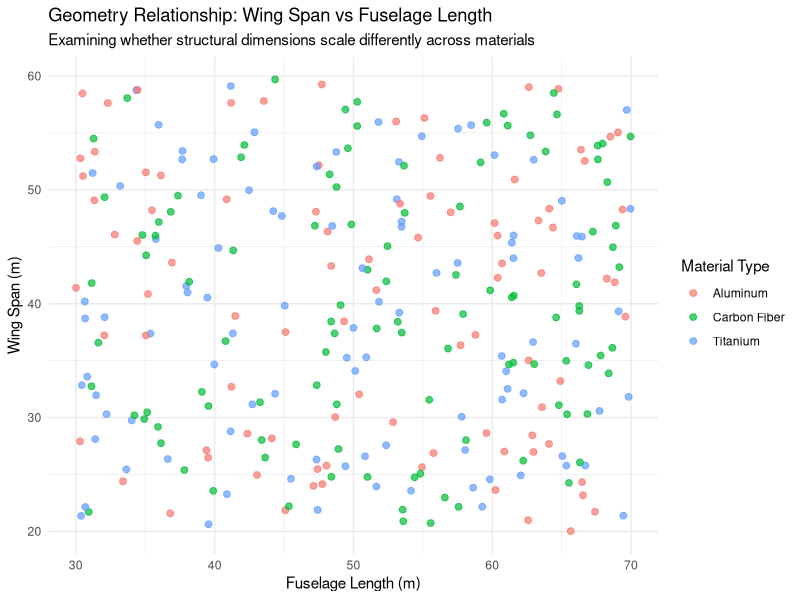
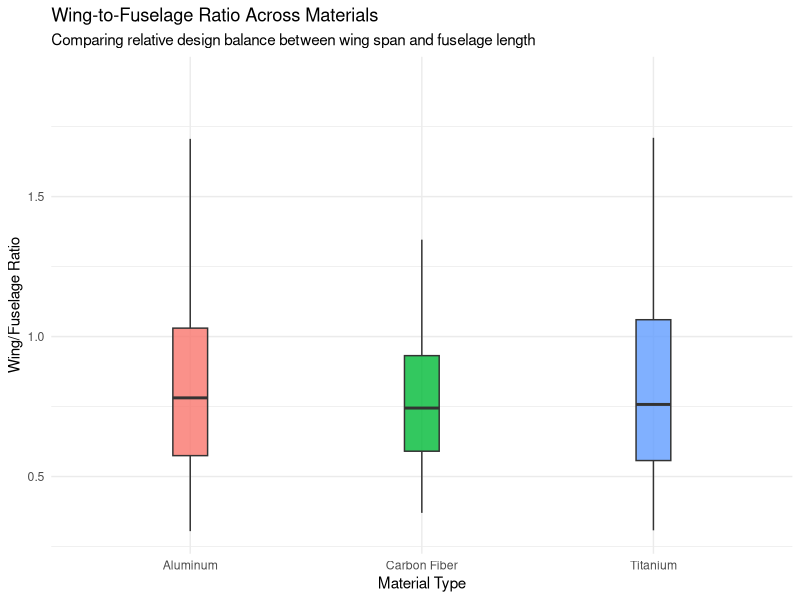
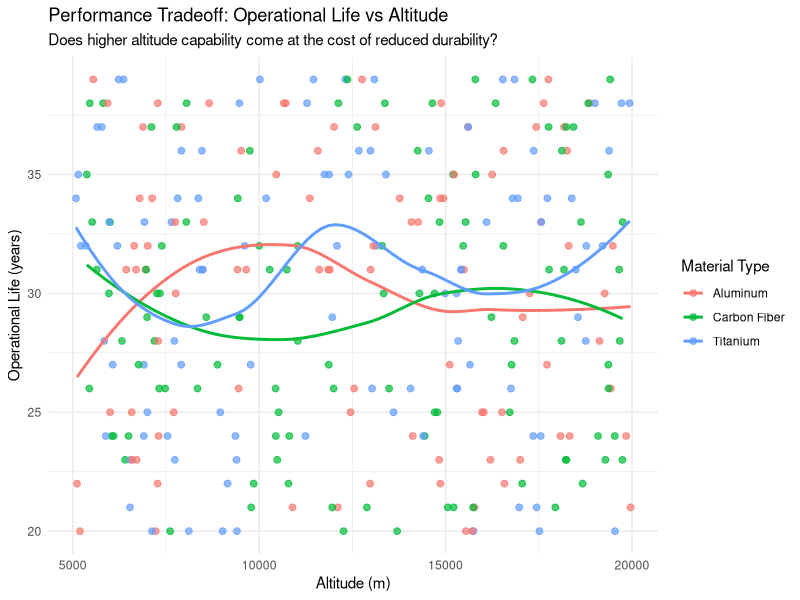
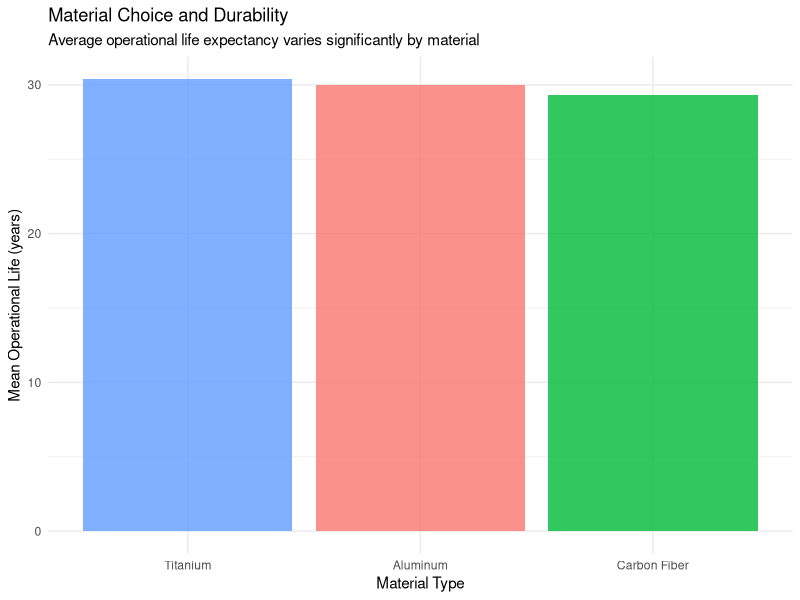
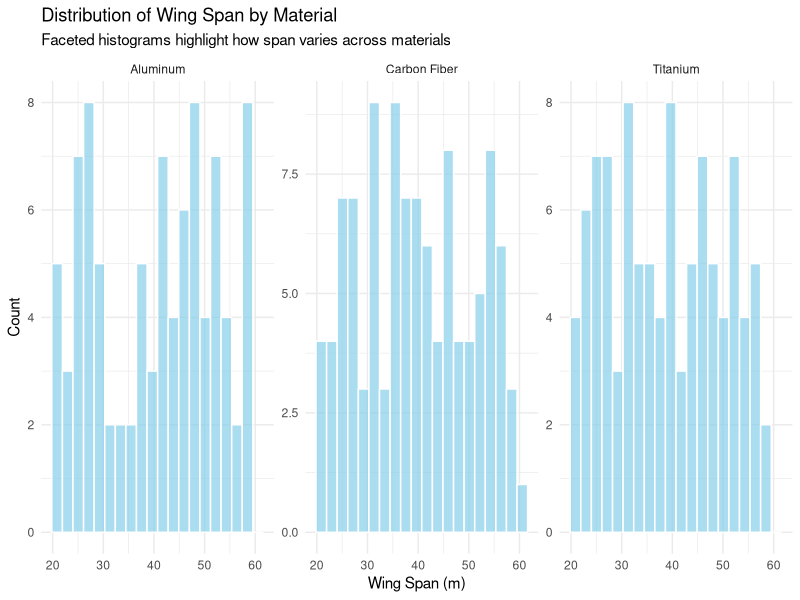
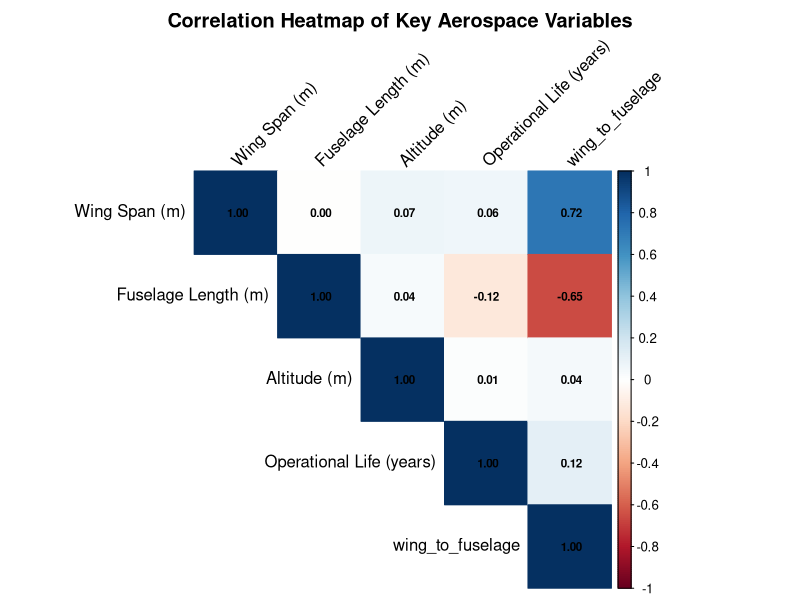

R code for these plots, in order:
## ---- chunk 1
knitr::opts_chunk$set(echo = FALSE)
library(tidyverse)
## ---- chunk 2
# load the dataset
data <- read_csv('aero.csv')
## ---- chunk 3
# view the dataset
head(data)
## ---- chunk 4
aero_col<- c('Material Type', 'Wing Span (m)', 'Fuselage Length (m)',
                'Load Distribution', 'Vibration Damping', 'Weight Efficiency',
                'Operational Life (years)', 'Durability', 'Altitude (m)')
# Keep only those columns (if present)
temp <- data %>% select(any_of(aero_col))
## ---- chunk 5
# Converting categorical columns to factors
temp <- temp %>%
  mutate(across(where(is.character), ~ str_trim(.x))) %>%
  mutate(
    `Material Type` = factor(`Material Type`),
    `Load Distribution` = factor(`Load Distribution`, levels = c("point load", "distributed", "uniform")),
    `Vibration Damping` = factor(`Vibration Damping`, levels = c("Low", "Moderate", "High")),
    `Weight Efficiency` = factor(`Weight Efficiency`, levels = c("Poor", "Good", "Excellent"), ordered = TRUE),
    `Durability` = factor(`Durability`, levels = c("Low", "Medium", "High"), ordered = TRUE)
  )
## ---- chunk 6
temp <- temp %>%
  mutate(
    wing_to_fuselage = `Wing Span (m)` / `Fuselage Length (m)`,
    wing_to_fuselage_quartile = ntile(wing_to_fuselage, 4) %>% factor(labels = c("Q1","Q2","Q3","Q4"))
  )
## ---- chunk 7
# Quick summaries 
n_rows <- nrow(temp)
material_counts <- temp %>% count(`Material Type`) %>% arrange(desc(n))
summary_stats <- temp %>%
  summarize(
    mean_wing = mean(`Wing Span (m)`, na.rm = TRUE),
    sd_wing = sd(`Wing Span (m)`, na.rm = TRUE),
    mean_fuse = mean(`Fuselage Length (m)`, na.rm = TRUE),
    mean_alt = mean(`Altitude (m)`, na.rm = TRUE),
    mean_life = mean(`Operational Life (years)`, na.rm = TRUE)
  )
## ---- chunk 8
# Wing Span vs Fuselage Length
ggplot(temp, 
       aes(x = `Fuselage Length (m)`, y = `Wing Span (m)`, color = `Material Type`)) +
  geom_point(alpha = 0.7, size = 2) +
  labs(
    title = "Geometry Relationship: Wing Span vs Fuselage Length",
    subtitle = "Examining whether structural dimensions scale differently across materials",
    x = "Fuselage Length (m)", y = "Wing Span (m)"
  ) +
  theme_minimal()

## ---- chunk 9
# Wing-to-Fuselage Ratio by Material
ggplot(temp, 
       aes(x = `Material Type`, y = wing_to_fuselage, fill = `Material Type`)) +
  geom_boxplot(width = 0.15, outlier.shape = NA, alpha = 0.8) +
  labs(
    title = "Wing-to-Fuselage Ratio Across Materials",
    subtitle = "Comparing relative design balance between wing span and fuselage length",
    y = "Wing/Fuselage Ratio", x = "Material Type"
  ) +
  theme_minimal() +
  theme(legend.position = "none")

## ---- chunk 10
# 3. Operational Life vs Altitude
ggplot(temp, 
       aes(x = `Altitude (m)`, y = `Operational Life (years)`, color = `Material Type`)) +
  geom_point(alpha = 0.7, size = 2) +
  geom_smooth(method = "loess", se = FALSE) +
  labs(
    title = "Performance Tradeoff: Operational Life vs Altitude",
    subtitle = "Does higher altitude capability come at the cost of reduced durability?",
    x = "Altitude (m)", y = "Operational Life (years)"
  ) +
  theme_minimal()

## ---- chunk 11
# Average Operational Life by Material
temp %>%
  group_by(`Material Type`) %>%
  summarize(mean_life = mean(`Operational Life (years)`, na.rm = TRUE)) %>%
  ggplot(aes(x = reorder(`Material Type`, -mean_life), y = mean_life, fill = `Material Type`)) +
  geom_col(alpha = 0.8) +
  labs(
    title = "Material Choice and Durability",
    subtitle = "Average operational life expectancy varies significantly by material",
    y = "Mean Operational Life (years)", x = "Material Type"
  ) +
  theme_minimal() +
  theme(legend.position = "none")

## ---- chunk 12
# Histogram: Wing Span distribution faceted by Material
ggplot(temp, 
       aes(x = `Wing Span (m)`)) +
  geom_histogram(bins = 20, fill = "skyblue", alpha = 0.7, color = "white") +
  facet_wrap(~ `Material Type`, scales = "free_y") +
  labs(
    title = "Distribution of Wing Span by Material",
    subtitle = "Faceted histograms highlight how span varies across materials",
    x = "Wing Span (m)",
    y = "Count"
  ) +
  theme_minimal()

## ---- chunk 13
library(corrplot)

# Select numeric columns
num_col <- temp %>%
  select(`Wing Span (m)`, `Fuselage Length (m)`,
         `Altitude (m)`, `Operational Life (years)`,
         wing_to_fuselage)

# Correlation matrix
cor_matrix <- cor(num_col, use = "pairwise.complete.obs")

# Heatmap
corrplot(cor_matrix, method = "color", type = "upper",
         tl.col = "black", tl.srt = 45,
         addCoef.col = "black", number.cex = 0.7,
         title = "Correlation Heatmap of Key Aerospace Variables",
         mar = c(0,0,2,0))

## ---- chunk 14
# ANOVA 1: Wing Span vs Material
anova_wing <- aov(`Wing Span (m)` ~ `Material Type`, data = temp)
summary(anova_wing)

# ANOVA 2: Fuselage Length vs Material
anova_fuse <- aov(`Fuselage Length (m)` ~ `Material Type`, data = temp)
summary(anova_fuse)

# ANOVA 3: Operational Life vs Material
anova_life <- aov(`Operational Life (years)` ~ `Material Type`, data = temp)
summary(anova_life)

## ---- chunk 15
# Chi-Square Test: Material Type vs Durability
chisq_table <- table(temp$`Material Type`, temp$Durability)
chisq_test <- chisq.test(chisq_table)

chisq_table   # contingency table
chisq_test    # chi-square results

## ---- chunk 16

# Linear regression model: Predicting Operational Life
reg_model <- lm(`Operational Life (years)` ~ `Wing Span (m)` + 
                                              `Fuselage Length (m)` + 
                                              `Altitude (m)` + 
                                              `Material Type`, 
                data = temp)

# Model summary
summary(reg_model)

